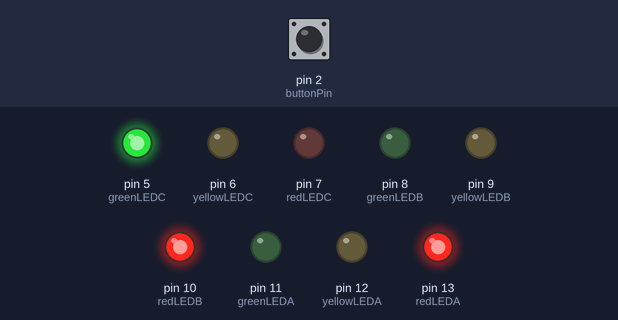
A sketch run on a simulated Arduino Uno, built with avr-gcc and run on an emulated ATmega328P. Shown: output pins drawn as LEDs (lit = HIGH). Inputs (shaded band) come from the test bench; at power-on: pin 2 (buttonPin) LOW. What the sketch prints to the serial monitor is not drawn.

Above: at 1.2 s.
1.3 s: pin 2 (buttonPin) pulled HIGH for 0.15 s
At 3.0 s:
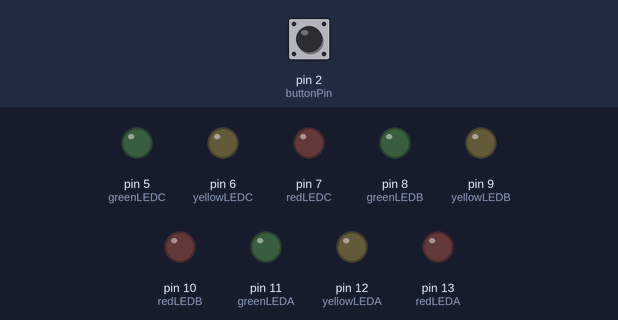
4.4 s: pin 2 (buttonPin) pulled HIGH for 1 s
At 6.2 s:
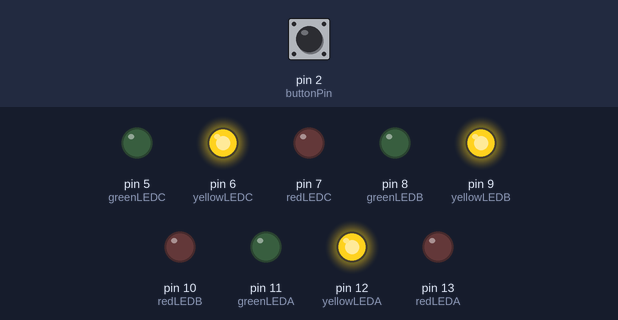
7.3 s: pin 2 (buttonPin) pulled HIGH for 3.2 s
At 11.2 s:
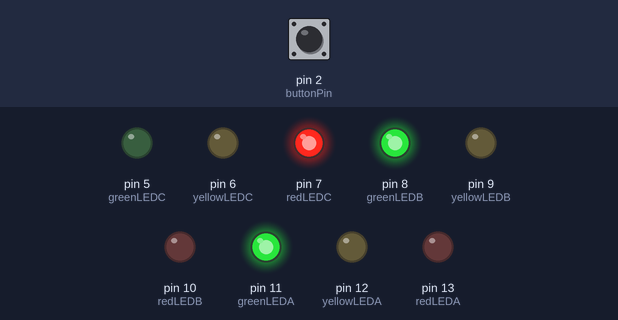
12.3 s: pin 2 (buttonPin) pulsed HIGH 2 times (0.12 s each, 0.3 s apart)
At 16.2 s:
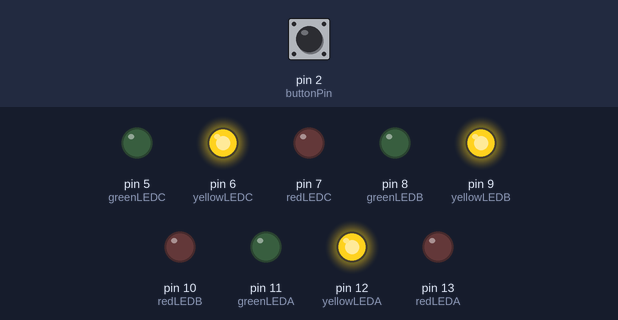
Timing chart, 0 to 16.9 s (numbered marks = the images above; inputs shaded):
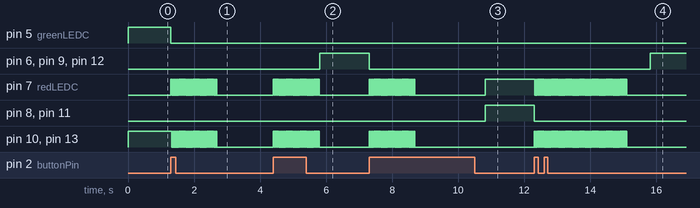

The sketch:

trafficLights.ino
```cpp
// Min Prasad Timalsina
// 3 Way Traffic Light System

// Define LED pins
int redLEDA = 13;
int yellowLEDA = 12;
int greenLEDA = 11;
int redLEDB = 10;
int yellowLEDB = 9;
int greenLEDB = 8;
int redLEDC = 7;
int yellowLEDC = 6;
int greenLEDC = 5;
int buttonPin = 2;
int state = 0;

// Function to set red lights
void redLights()
{
  digitalWrite(redLEDA, HIGH);
  digitalWrite(redLEDB, HIGH);
  digitalWrite(redLEDC, LOW);
  digitalWrite(greenLEDC, HIGH);
}

// Function to set green lights
void greenLights()
{
   digitalWrite(greenLEDA, HIGH);
  digitalWrite(greenLEDB, HIGH);
  digitalWrite(greenLEDC, LOW);
  digitalWrite(redLEDC, HIGH);
}

// Function to set yellow lights
void yellowLights()
{
  digitalWrite(yellowLEDA, HIGH);
  digitalWrite(yellowLEDB, HIGH);
  digitalWrite(yellowLEDC, HIGH);
}

// Function to turn off all lights
void turnOffLights()
{
  digitalWrite(redLEDA, LOW);
  digitalWrite(yellowLEDA, LOW);
  digitalWrite(greenLEDA, LOW);
  digitalWrite(redLEDB, LOW);
  digitalWrite(yellowLEDB, LOW);
  digitalWrite(greenLEDB, LOW);
  digitalWrite(redLEDC, LOW);
  digitalWrite(yellowLEDC, LOW);
  digitalWrite(greenLEDC, LOW);
}

// Function to handle button press
void on()
{
  if (state == 0)
  {
    // Print a message when the emergency light is pressed
    Serial.println("Emergency Light Pressed");
    // Activate the emergency lights
    emergencyLights();
    // Reset the state to allow the button to be pressed again
    state = 0;
  }
  else
  {
    // Print a message when the button is pressed again
    Serial.println("Button pressed again");
    Serial.println(state);
    // Reset the state to allow the button to be pressed again
    state = 0;
  }
}

// Function to activate emergency lights
void emergencyLights()
{
  for (int i = 0; i < 10; ++i)  // Blink for 10 seconds
  {
    turnOffLights();
    digitalWrite(redLEDA, HIGH);
    digitalWrite(redLEDB, HIGH);
    digitalWrite(redLEDC, HIGH);
    delay(5000);  // 5000 milliseconds on
    turnOffLights();
    delay(5000);  // 5000 milliseconds off
     digitalWrite(redLEDA, HIGH);
    digitalWrite(redLEDB, HIGH);
    digitalWrite(redLEDC, HIGH);
    delay(5000);  // 5000 milliseconds on
    turnOffLights();
    delay(5000);  // 500 milliseconds off
     digitalWrite(redLEDA, HIGH);
    digitalWrite(redLEDB, HIGH);
    digitalWrite(redLEDC, HIGH);
    delay(5000);  // 5000 milliseconds on
    turnOffLights();
    delay(5000);  // 5000 milliseconds off
  }
}

void setup()
{
  Serial.begin(9600);

  // Set LED pins as output
  pinMode(redLEDA, OUTPUT);
  pinMode(yellowLEDA, OUTPUT);
  pinMode(greenLEDA, OUTPUT);
  pinMode(redLEDB, OUTPUT);
  pinMode(yellowLEDB, OUTPUT);
  pinMode(greenLEDB, OUTPUT);
  pinMode(redLEDC, OUTPUT);
  pinMode(yellowLEDC, OUTPUT);
  pinMode(greenLEDC, OUTPUT);
  pinMode(buttonPin, INPUT);

  // Attach button interrupt
  attachInterrupt(digitalPinToInterrupt(buttonPin), on, RISING);
}

void loop()
{
  // Traffic light control loop
  while (true)
  {
    // All roads red lights for 5 seconds
    turnOffLights();
    redLights();
    delay(5000);

    // All roads yellow lights for 5 seconds
    turnOffLights();
    yellowLights();
    delay(5000);

    // Road A and B green lights, Road C red light for 5 seconds
    turnOffLights();
    greenLights();
    digitalWrite(redLEDC, HIGH); // Turn on Road C red light
    delay(5000);

    // All roads yellow lights for 5 seconds
    turnOffLights();
    yellowLights();
    delay(5000);
  }
}
```

Measured:
- after the input at 1.3 s, pin 5 (greenLEDC): HIGH → LOW at once; pin 7 (redLEDC): alternates HIGH for 0.02 s and LOW for 0.02 s, 60 changes in all, then stays LOW, starting at once; pin 10 (redLEDB), pin 13 (redLEDA): alternates HIGH for 0.02 s and LOW for 0.02 s, 59 changes in all, then stays LOW, starting at once
- after the input at 4.4 s, pin 6 (yellowLEDC), pin 9 (yellowLEDB), pin 12 (yellowLEDA): LOW → HIGH after 1.4 s instead of 0.60 s; pin 7 (redLEDC), pin 10 (redLEDB), pin 13 (redLEDA): alternates HIGH for 0.02 s and LOW for 0.02 s, 60 changes in all, then stays LOW, starting at once
- after the input at 7.3 s, pin 6 (yellowLEDC), pin 9 (yellowLEDB), pin 12 (yellowLEDA): HIGH → LOW after 0.00 s instead of 3.5 s; pin 10 (redLEDB), pin 13 (redLEDA): alternates HIGH for 0.02 s and LOW for 0.02 s, 60 changes in all, then stays LOW, starting at once
- after the input at 12.3 s, pin 8 (greenLEDB), pin 11 (greenLEDA): HIGH → LOW after 0.00 s instead of 3.5 s; pin 10 (redLEDB), pin 13 (redLEDA): alternates HIGH for 0.02 s and LOW for 0.02 s, 120 changes in all, then stays LOW, starting at once
